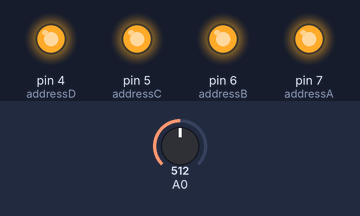
A sketch run on a simulated Arduino Uno, built with avr-gcc and run on an emulated ATmega328P. On the bench: output pins drawn as LEDs (lit = HIGH). The test bench sets the inputs (shaded band); at power-on: A0 = 512. What the sketch prints to the serial monitor is not drawn.

Above: at 0.1 s.
Timing chart, 0 to 1.6 s (numbered marks = the images above):
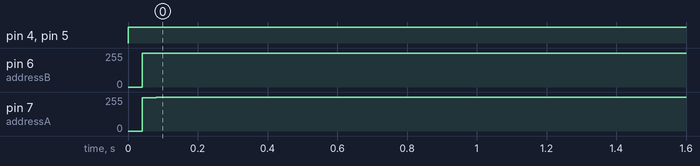

Measured:
- by itself, pin 4 (addressD), pin 5 (addressC): LOW → HIGH at 0.00 s
- by itself, pin 6 (addressB), pin 7 (addressA): 0/255 → 255/255 at 0.04 s

The sketch:

AnalogReadSerial16.ino
```cpp
int totalChannels = 16;

int addressA = 7;
int addressB = 6;
int addressC = 5;
int addressD = 4;

int A = 0;      //Address pin A
int B = 0;      //Address pin B
int C = 0;      //Address pin C
int D = 0;      //Address pin D

int time = 0;

void setup() {
  Serial.begin(9600);
  // Prepare address pins for output
  pinMode(addressA, OUTPUT);
  pinMode(addressB, OUTPUT);
  pinMode(addressC, OUTPUT);
  pinMode(addressD, OUTPUT);
  // Prepare read pin
  pinMode(A0, INPUT);
}


void loop() {
  //Select each pin and read value
  char firstRow[] = "0000";
  char secondRow[] = "0000";
  for(int i=0; i<totalChannels; i++){
    A = bitRead(i,0); //Take first bit from binary value of i channel.
    B = bitRead(i,1); //Take second bit from binary value of i channel.
    C = bitRead(i,2); //Take third bit from value of i channel.
    D = bitRead(i,3); //Take fourth bit from value of i channel.

    //Write address to mux
    digitalWrite(addressA, A);
    digitalWrite(addressB, B);
    digitalWrite(addressC, C);
    digitalWrite(addressD, D);
    bool isON = analogRead(A0) >= 700;

    //Currently reversed
    if(isON){
      if(i <= 3){
        firstRow[i] = '1';
      }
      else{
        secondRow[i-4] = '1';
      }
    }

  //    //Read and print value
  //    Serial.print("Channel ");
  //    Serial.print(i);
  //    Serial.print(" value: ");
  //
  //    if(analogRead(A0) >= 700){
  //      Serial.print("ON");
  //    }
  //    else{
  //      Serial.print("OFF");
  //    }
  //    Serial.println();
  }
    Serial.print("time: ");
    Serial.println(time);
    Serial.println(firstRow);
    Serial.println(secondRow);
    Serial.println();
  time = time + 2;

  delay(2000);
}
```
